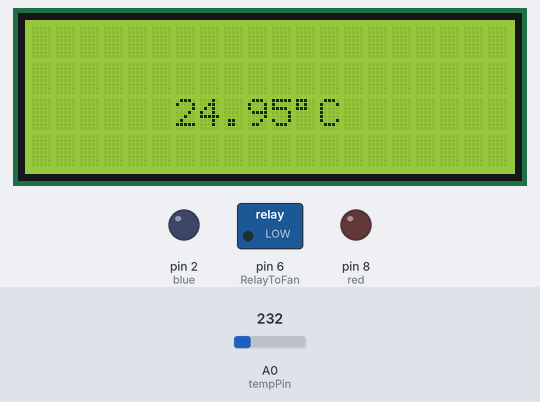
Recording of a sketch running on a simulated Arduino Uno, built with avr-gcc and run on an emulated ATmega328P. On the bench: 20×4 character LCD, switched loads named in the sketch (green lamp = pin HIGH), output pins drawn as LEDs (lit = HIGH). The inputs (shaded band) are chosen by the test bench; at power-on: A0 (tempPin) = 232. What the sketch prints to the serial monitor is not drawn.

Above: at 1.2 s.
1.3 s: A0 (tempPin) set to 316
At 3.2 s:
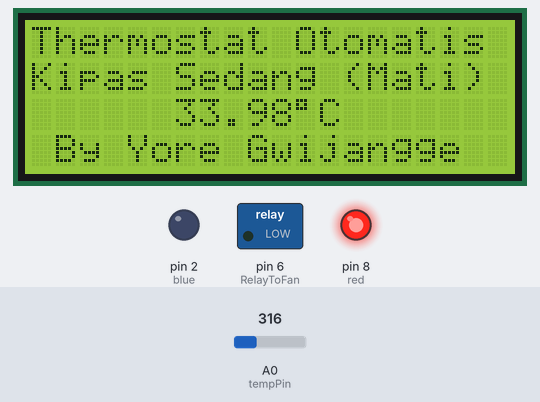
3.5 s: A0 (tempPin) set to 335
At 5.7 s:
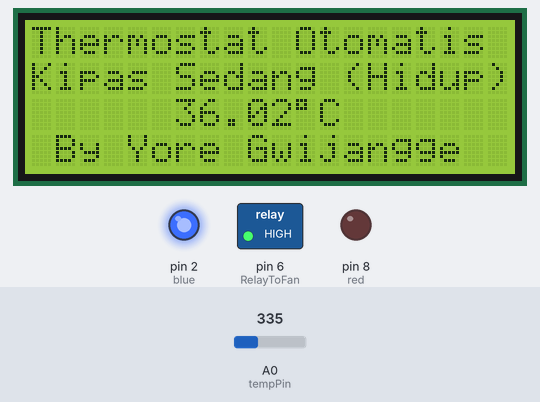
6.5 s: A0 (tempPin) set to 290
At 7.8 s:
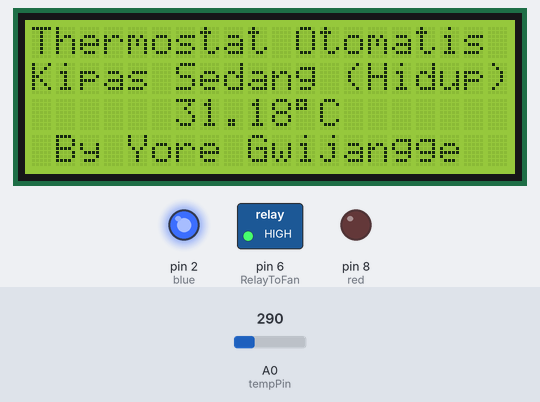
9.5 s: A0 (tempPin) set to 336
At 11.9 s:
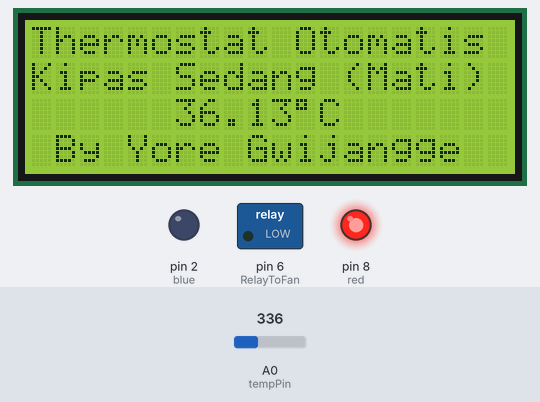
Timing chart, 0 to 13.5 s (numbered marks = the images above; inputs shaded):
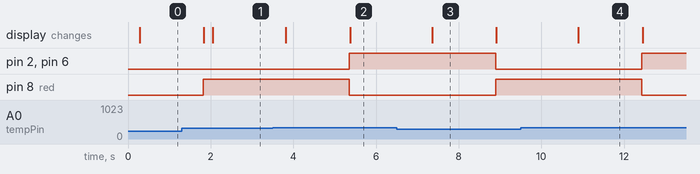

Measured:
- the behaviour switches between 325 and 326 on A0 (tempPin) (found by bisection; images 1 and 2)
- after the input at 1.3 s, the display: first differs from a run without the input after 0.75 s (image 1)
- after the input at 3.5 s, pin 2 (blue), pin 6 (RelayToFan): LOW → HIGH after 1.9 s; pin 8 (red): HIGH → LOW after 1.9 s; the display: first changes after 0.32 s (image 2 shows a later state)
- after the input at 6.5 s, pin 2 (blue), pin 6 (RelayToFan): HIGH → LOW after 2.4 s; pin 8 (red): LOW → HIGH after 2.4 s; the display: changes after 0.86 s (image 3)
- after the input at 9.5 s, pin 2 (blue), pin 6 (RelayToFan): LOW → HIGH after 2.9 s; pin 8 (red): HIGH → LOW after 2.9 s; the display: changes after 1.4 s (image 4)
- what the display in image 3 shows lasts 1.5 s, from 7.4 s to 8.9 s

The sketch:

lm35.ino
```cpp
#include <Wire.h>
#include <LiquidCrystal_I2C.h>
#define BACKLIGHT_PIN 13
LiquidCrystal_I2C lcd(0x3F, 2, 1, 0, 4, 5, 6, 7, 3, POSITIVE);

#define RelayToFan  6
int red = 8; // LED Merah Sebagai Indikator Kipas Sedang Mati dan juga pertanda suhu rendah dari nilai yang ditentukan
int blue = 2; // LED Biru Sebagai Indikator Kipas Sedang Hidup juga pertanda suhu tinggi dari nilai yang ditentukan

float tempC; // variable ouput LM35
int reading; // variable untuk membuat delay sensor
float referenceVoltage; // variable untuk mengatur volatase

int tempPin = 0; //mendefinisikan pin sensor LM35


void setup()
{
Serial.begin(9600);
lcd.begin(20,4);
lcd.backlight();

analogReference(INTERNAL); // penstabil ouput analog
referenceVoltage = 1.1; //mengatur tengang sensor ke voltase ke  = 5, 3.3, 2.56 atau 1.1

pinMode(red, OUTPUT);
pinMode(blue, OUTPUT);
pinMode(RelayToFan, OUTPUT);
}

void loop()
{
  // konfigurasi penstabil sensor
  reading = 0;
  for(int i = 0; i < 10; i++) {
     reading += analogRead(tempPin);
     delay(20);}
  tempC =  (referenceVoltage * reading * 10) / 1023;

lcd.setCursor(0,2);
lcd.print("      ");
lcd.print(tempC, 2); // menampilkan output sensor ke LCD dangan 2 angka di belangkang desimal
lcd.print((char)223);
lcd.print("C");

Serial.print("      ");
Serial.print(tempC, 2);
delay(1500);


lcd.setCursor(0, 0); // baris pertama di LCD dihtung dari 0,1,2,3
lcd.print("Thermostat Otomatis");

lcd.setCursor(0, 3); // baris keempat di LCD dihitung dari 0,1,2,3
lcd.print(" By Yore Gwijangge");


if (tempC >35){

      digitalWrite(blue,HIGH);
      digitalWrite(red,LOW);
      digitalWrite(RelayToFan,1);

      lcd.setCursor(0, 1); // baris kedua di LCD dihitung dari 0,1,2,3
      lcd.print("Kipas Sedang (Hidup)");
      Serial.print(" ");
      Serial.print("Kipas Sedang (Hidup)");

}

else{

      digitalWrite(red,HIGH);
      digitalWrite(blue,LOW);
      digitalWrite(RelayToFan,0);

      lcd.setCursor(0, 1); // baris kedua di LCD dihitung dari 0,1,2,3
      lcd.print("Kipas Sedang (Mati) ");
      Serial.print(" ");
      Serial.print("Kipas Sedang (Mati) ");
}

  }
```
